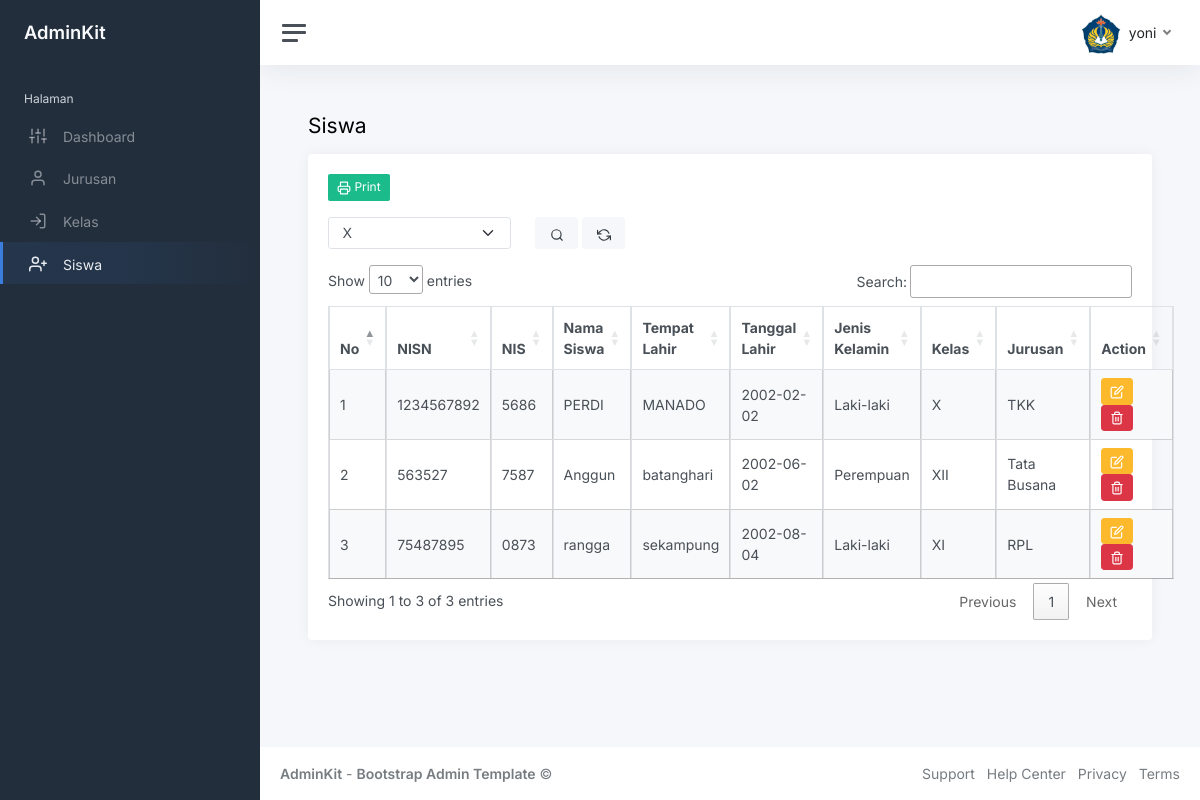
The app's page /index.php?page=Siswa (signed in) with its own data.
### tables this page shows
CREATE TABLE `siswa` (
  `nisn` char(10) NOT NULL,
  `nis` char(4) NOT NULL,
  `nama` varchar(35) NOT NULL,
  `tmpt_lahir` varchar(30) NOT NULL,
  `tgl_lahir` date NOT NULL,
  `jns_kelamin` varchar(10) NOT NULL,
  `id_kelas` int(11) NOT NULL
);

CREATE TABLE `kelas` (
  `id_kelas` int(11) NOT NULL,
  `nama_kelas` varchar(10) NOT NULL,
  `id_jurusan` int(11) NOT NULL
);

CREATE TABLE `jurusan` (
  `id_jurusan` int(11) NOT NULL,
  `nama_jurusan` varchar(50) NOT NULL
);

### siswa.php (the view, shortened to what this page needs)
<h1 class="h3 mb-3"> Siswa</h1>
<div class="row">
    <div class="col-12">
        <div class="card flex-fill">
            <div class="card-body">
                <?php
                if (!empty($_POST['kelas'])) {
                ?>
                    <a href="cetak-siswa.php?kelas=<?php echo $kelas ?>" class="btn btn-success btn-sm mb-3" target="_blank"><i data-feather="printer"></i> Print </a>
                <?php
                } else {
                ?>
                    <a href="cetak-siswa.php" class="btn btn-success btn-sm mb-3" target="_blank"><i data-feather="printer"></i> Print </a>
                <?php
                }
                ?>
                <form action="" method="post">
                    <div class="row">
                        <div class="col-sm-3">
                            <div class="form-group">
                                <select name="kelas" class="form-select">
                                    <option value="X" <?php echo isset($_POST['kelas']) == true ? ($_POST['kelas'] == 'X' ? 'selected' : '') : '' ?>>
                                        X
                                    </option>
                                </select>
                            </div>
                        </div>
                        <div class="col-sm-3">
                            <button class="btn btn-light"><i data-feather="search"></i></button>
                            <a href="?page=siswa" class="btn btn-light"><i data-feather="refresh-ccw"></i></a>
                        </div>
                    </div>
                </form>
                <table class="table table-bordered table-striped table-hover cell-border" id="siswa">
                    <thead>
                        <tr>
                            <th>No</th>
                            <th>NISN</th>
                            <th>NIS</th>
                            <th>Nama Siswa</th>
                            <th>Tempat Lahir</th>
                            <th>Tanggal Lahir</th>
                            <th>Jenis Kelamin</th>
                            <th>Kelas</th>
                            <th>Jurusan</th>
                            <th>Action</th>
                        </tr>
                    </thead>
                    <tbody>
                        <?php
                        if (isset($_POST['kelas'])) {
                            $kelas = $_POST['kelas'];
                            $query = mysqli_query($koneksi, "SELECT * FROM siswa INNER JOIN kelas ON siswa.id_kelas=kelas.id_kelas INNER JOIN jurusan ON kelas.id_jurusan=jurusan.id_jurusan WHERE nama_kelas='$kelas'");
                        } else {
                            $query = mysqli_query($koneksi, "SELECT * FROM siswa INNER JOIN kelas ON siswa.id_kelas=kelas.id_kelas INNER JOIN jurusan ON kelas.id_jurusan=jurusan.id_jurusan");
                        }
                        $i = 1;
                        while ($data = mysqli_fetch_array($query)) {
                        ?>
                            <tr>
                                <td><?php echo $i++ ?></td>
                                <td><?php echo $data['nisn'] ?></td>
                                <td><?php echo $data['nis'] ?></td>
                                <td><?php echo $data['nama'] ?></td>
                                <td><?php echo $data['tmpt_lahir'] ?></td>
                                <td><?php echo $data['tgl_lahir'] ?></td>
                                <td><?php echo $data['jns_kelamin'] ?></td>
                                <td><?php echo $data['nama_kelas'] ?></td>
                                <td><?php echo $data['nama_jurusan'] ?></td>
                                <td>
                                    <a href="?page=ubah-siswa&id=<?php echo $data['nisn'] ?>" class="btn btn-warning btn-sm rounded"><i data data-feather="edit"></i></a>
                                    <a href="?page=hapus-siswa&id=<?php echo $data['nisn'] ?>" onclick="return confirm('Yakin Hapus?')" class="btn btn-danger btn-sm rounded"><i data-feather="trash-2"></i></a>
                                </td>
                            </tr>
                        <?php
                        }
                        ?>
                    </tbody>
                </table>
            </div>
        </div>
    </div>
</div>

### index.php (shortened to what this page needs)
<!DOCTYPE html>
<html lang="en">
<head>
	<link rel="stylesheet" href="https://cdnjs.cloudflare.com/ajax/libs/twitter-bootstrap/4.5.2/css/bootstrap.min.css" />
		<?php
		$page = isset($_GET['page']) ? $_GET['page'] : 'Dashboard';
		?>
	<link rel="stylesheet" href="https://cdn.datatables.net/1.13.6/css/jquery.dataTables.min.css">
	<link href="css/app.css" rel="stylesheet">
</head>
<body>
	<div class="wrapper">
		<nav id="sidebar" class="sidebar js-sidebar">
			<div class="sidebar-content js-simplebar">
				<a class="sidebar-brand" href="index.php">
					<span class="align-middle">AdminKit</span>
				</a>
				<ul class="sidebar-nav">
					<li class="sidebar-header">
						Halaman
					</li>
					<li class="sidebar-item
					<?php
					if (empty($_GET['page'])) {
						echo 'active';
					}
					?>">
						<a class="sidebar-link" href="index.php">
							<i class="align-middle" data-feather="sliders"></i> <span
								class="align-middle">Dashboard</span>
						</a>
					</li>
					<li class="sidebar-item
					<?php
					if ($page == 'jurusan' || $page == 'tambah-jurusan' || $page == 'ubah-jurusan') {
						echo 'active';
					}
					?>">
						<a class="sidebar-link" href="?page=jurusan">
							<i class="align-middle" data-feather="user"></i> <span class="align-middle">Jurusan</span>
						</a>
					</li>
					<li class="sidebar-item
					<?php
					if ($page == 'kelas' || $page == 'tambah-kelas' || $page == 'ubah-kelas') {
						echo 'active';
					}
					?>
					">
						<a class="sidebar-link" href="?page=kelas">
							<i class="align-middle" data-feather="log-in"></i> <span class="align-middle">Kelas</span>
						</a>
					</li>
					<li class="sidebar-item
					<?php
					if ($page == 'Siswa' || $page == 'tambah-siswa' || $page == 'ubah-siswa') {
						echo 'active';
					}
					?>
					">
						<a class="sidebar-link" href="?page=Siswa">
							<i class="align-middle" data-feather="user-plus"></i> <span
								class="align-middle">Siswa</span>
						</a>
					</li>
				</ul>
			</div>
		</nav>
		<div class="main">
			<nav class="navbar navbar-expand navbar-light navbar-bg">
				<a class="sidebar-toggle js-sidebar-toggle">
					<i class="hamburger align-self-center"></i>
				</a>
				<div class="navbar-collapse collapse">
					<ul class="navbar-nav navbar-align">
						<li class="nav-item dropdown">
							<a class="nav-link dropdown-toggle d-none d-sm-inline-block" href="#"
								data-bs-toggle="dropdown">
								<img src="foto/<?php echo $_SESSION['user']['foto'] ?>" class="avatar img-fluid rounded me-1"
									alt="<?php echo $_SESSION['user']['nama'] ?>" /> <span class="text-dark"><?php echo $_SESSION['user']['nama'] ?></span>
							</a>
						</li>
					</ul>
				</div>
			</nav>
			<main class="content">
				<div class="container-fluid p-0">
					<?php
                    $page = isset($_GET['page']) ? $_GET['page'] : 'dashboard';
                    include $page . '.php';
                    ?>
				</div>
			</main>
			<footer class="footer">
				<div class="container-fluid">
					<div class="row text-muted">
						<div class="col-6 text-start">
							<p class="mb-0">
								<a class="text-muted" href="https://adminkit.io/"
									target="_blank"><strong>AdminKit</strong></a> - <a class="text-muted"
									href="https://adminkit.io/" target="_blank"><strong>Bootstrap Admin
										Template</strong></a> &copy;
							</p>
						</div>
						<div class="col-6 text-end">
							<ul class="list-inline">
								<li class="list-inline-item">
									<a class="text-muted" href="https://adminkit.io/" target="_blank">Support</a>
								</li>
								<li class="list-inline-item">
									<a class="text-muted" href="https://adminkit.io/" target="_blank">Help Center</a>
								</li>
								<li class="list-inline-item">
									<a class="text-muted" href="https://adminkit.io/" target="_blank">Privacy</a>
								</li>
								<li class="list-inline-item">
									<a class="text-muted" href="https://adminkit.io/" target="_blank">Terms</a>
								</li>
							</ul>
						</div>
					</div>
				</div>
			</footer>
		</div>
	</div>
</body>
</html>

### records on screen
siswa: nisn "1234567892", nis "5686", nama "PERDI", tmpt_lahir "MANADO", tgl_lahir "2002-02-02", jns_kelamin "Laki-laki", id_kelas.nama_kelas "X", jurusan.nama_jurusan "TKK"
siswa: nisn "563527", nis "7587", nama "Anggun", tmpt_lahir "batanghari", tgl_lahir "2002-06-02", jns_kelamin "Perempuan", id_kelas.nama_kelas "XII", jurusan.nama_jurusan "Tata Busana"
siswa: nisn "75487895", nis "0873", nama "rangga", tmpt_lahir "sekampung", tgl_lahir "2002-08-04", jns_kelamin "Laki-laki", id_kelas.nama_kelas "XI", jurusan.nama_jurusan "RPL"

### other values on screen
$_SESSION['user']['nama'] "yoni"
